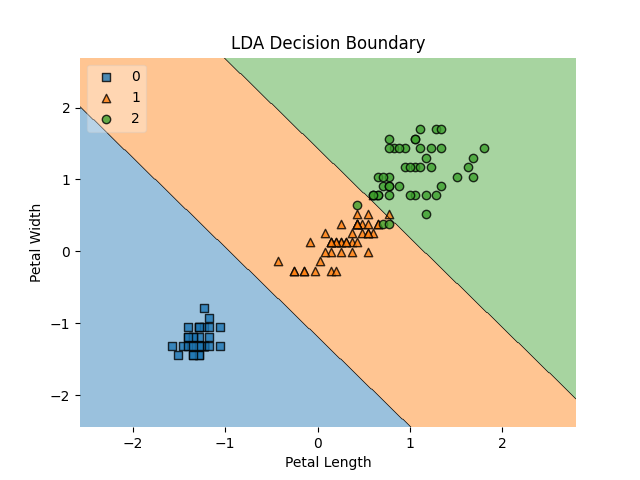

Reproduce this figure in Python.
# Purpose: to train the LDA model on the petal length and width
# features and visualize the decision boundary.

import numpy as np
import matplotlib.pyplot as plt
from LinearDiscriminantAnalysis import LDAClassifier
from mlxtend.plotting import plot_decision_regions

# Load the data
data = np.load('data_iris_classifiers2.npz')
X_train = data['X_train_petal_std']
y_train = data['y_train']

y_train = y_train.astype(int)

# Initialize the LDA classifier
lda = LDAClassifier()

# Train the model
lda.fit(X_train, y_train)

# Save the model
lda.save("lda_weights2.npz")

# Plotting the decision boundary for training data
plot_decision_regions(X_train, y_train.ravel(), clf=lda, legend=2)
plt.title("LDA Decision Boundary")
plt.xlabel("Petal Length")
plt.ylabel("Petal Width")
plt.savefig("train_lda2.png")
plt.show()